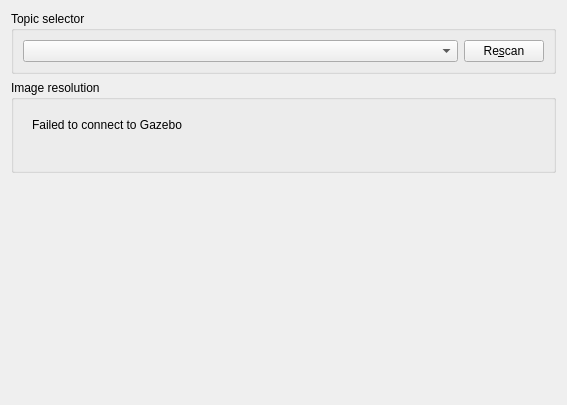
<?xml version="1.0" encoding="UTF-8"?>
<ui version="4.0">
 <class>ccs::camera_gazebo::AddCameraWidget</class>
 <widget class="ccs::common::AddCameraWidget" name="ccs::camera_gazebo::AddCameraWidget">
  <property name="geometry">
   <rect>
    <x>0</x>
    <y>0</y>
    <width>567</width>
    <height>405</height>
   </rect>
  </property>
  <layout class="QVBoxLayout" name="verticalLayout_2">
   <item>
    <widget class="QGroupBox" name="groupBox">
     <property name="sizePolicy">
      <sizepolicy hsizetype="Preferred" vsizetype="Fixed">
       <horstretch>0</horstretch>
       <verstretch>0</verstretch>
      </sizepolicy>
     </property>
     <property name="title">
      <string>Topic selector</string>
     </property>
     <layout class="QGridLayout" name="gridLayout">
      <item row="0" column="0">
       <widget class="QComboBox" name="topicComboBox">
        <property name="editable">
         <bool>false</bool>
        </property>
       </widget>
      </item>
      <item row="0" column="1">
       <widget class="QPushButton" name="rescanPushButton">
        <property name="sizePolicy">
         <sizepolicy hsizetype="Fixed" vsizetype="Fixed">
          <horstretch>0</horstretch>
          <verstretch>0</verstretch>
         </sizepolicy>
        </property>
        <property name="text">
         <string>Re&amp;scan</string>
        </property>
       </widget>
      </item>
     </layout>
    </widget>
   </item>
   <item>
    <widget class="QGroupBox" name="groupBox_2">
     <property name="sizePolicy">
      <sizepolicy hsizetype="Preferred" vsizetype="Fixed">
       <horstretch>0</horstretch>
       <verstretch>0</verstretch>
      </sizepolicy>
     </property>
     <property name="title">
      <string>Image resolution</string>
     </property>
     <layout class="QGridLayout" name="gridLayout_2">
      <item row="0" column="0">
       <widget class="QStackedWidget" name="validOrNotStackedWidget">
        <property name="currentIndex">
         <number>0</number>
        </property>
        <widget class="QWidget" name="connectionFailedPage">
         <layout class="QVBoxLayout" name="verticalLayout_4">
          <item>
           <widget class="QLabel" name="label_10">
            <property name="text">
             <string>Failed to connect to Gazebo</string>
            </property>
            <property name="alignment">
             <set>Qt::AlignLeading|Qt::AlignLeft|Qt::AlignTop</set>
            </property>
           </widget>
          </item>
         </layout>
        </widget>
        <widget class="QWidget" name="noTopicPage">
         <layout class="QVBoxLayout" name="verticalLayout_3">
          <item>
           <widget class="QLabel" name="label_9">
            <property name="text">
             <string>No topic selected</string>
            </property>
            <property name="alignment">
             <set>Qt::AlignLeading|Qt::AlignLeft|Qt::AlignTop</set>
            </property>
           </widget>
          </item>
         </layout>
        </widget>
        <widget class="QWidget" name="waitingForFramePage">
         <layout class="QVBoxLayout" name="verticalLayout">
          <item>
           <widget class="QLabel" name="label_7">
            <property name="text">
             <string>Waiting for a frame...</string>
            </property>
            <property name="alignment">
             <set>Qt::AlignLeading|Qt::AlignLeft|Qt::AlignTop</set>
            </property>
           </widget>
          </item>
         </layout>
        </widget>
        <widget class="QWidget" name="gotFramePage">
         <layout class="QGridLayout" name="gridLayout_3">
          <item row="2" column="1">
           <widget class="QLabel" name="heightLabel">
            <property name="text">
             <string>-</string>
            </property>
           </widget>
          </item>
          <item row="1" column="0">
           <widget class="QLabel" name="label_2">
            <property name="text">
             <string>Image width:</string>
            </property>
           </widget>
          </item>
          <item row="1" column="1">
           <widget class="QLabel" name="widthLabel">
            <property name="text">
             <string>-</string>
            </property>
           </widget>
          </item>
          <item row="2" column="0">
           <widget class="QLabel" name="label_3">
            <property name="text">
             <string>Image height:</string>
            </property>
           </widget>
          </item>
         </layout>
        </widget>
       </widget>
      </item>
     </layout>
    </widget>
   </item>
   <item>
    <spacer name="verticalSpacer">
     <property name="orientation">
      <enum>Qt::Vertical</enum>
     </property>
     <property name="sizeHint" stdset="0">
      <size>
       <width>20</width>
       <height>40</height>
      </size>
     </property>
    </spacer>
   </item>
  </layout>
 </widget>
 <customwidgets>
  <customwidget>
   <class>ccs::common::AddCameraWidget</class>
   <extends>QWidget</extends>
   <header>common/AddCameraWidget.h</header>
   <container>1</container>
  </customwidget>
 </customwidgets>
 <tabstops>
  <tabstop>topicComboBox</tabstop>
  <tabstop>rescanPushButton</tabstop>
 </tabstops>
 <resources/>
 <connections/>
</ui>
